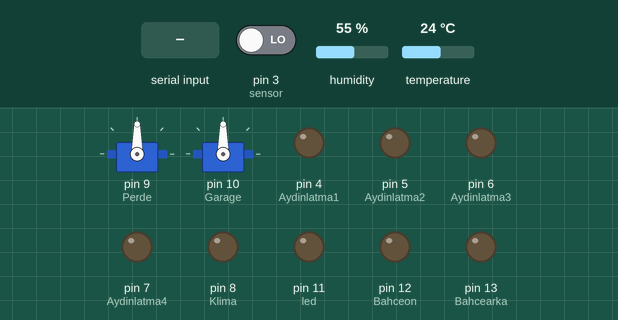
Simulated run of this sketch. Board: Arduino Uno, built with avr-gcc and run on an emulated ATmega328P. Shown: 2 × servo, output pins drawn as LEDs (lit = HIGH). Inputs (shaded band) come from the test bench; at power-on: pin 3 (sensor) LOW, humidity 55 %, temperature 24 °C. What the sketch prints to the serial monitor is not drawn.

Above: at 1.2 s.
1.3 s: pin 3 (sensor) driven HIGH
At 2.0 s:
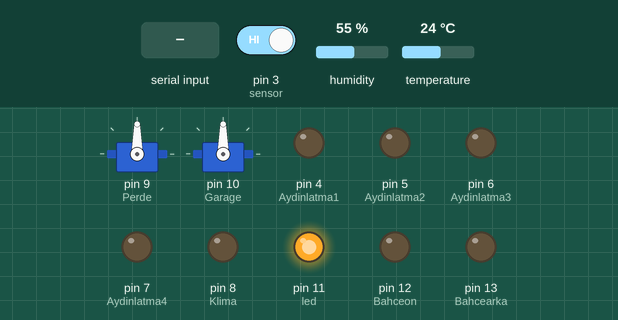
2.8 s: byte 100 ('d') received over Serial
At 3.6 s:
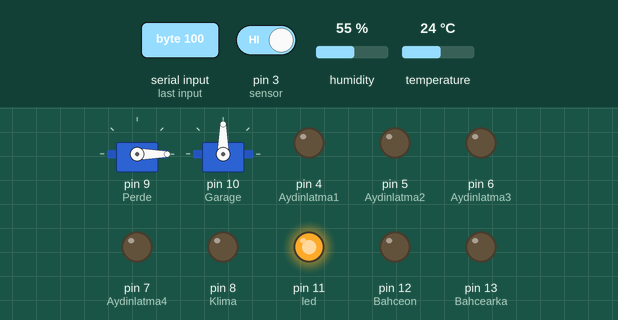
4.4 s: "1" received over Serial
At 5.8 s:
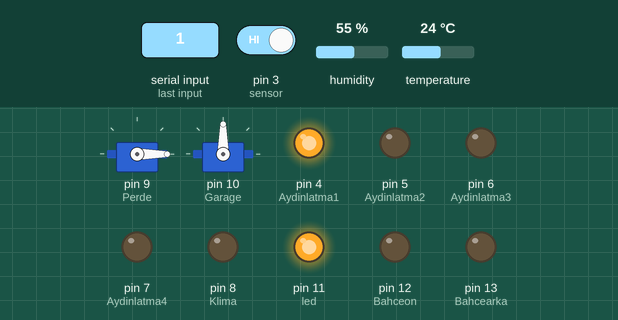
6.1 s: byte 99 ('c') received over Serial
At 6.8 s:
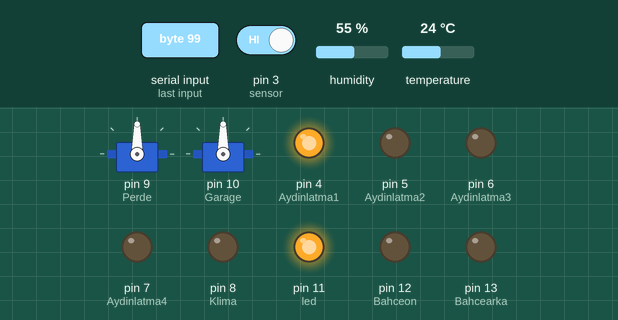
7.8 s: byte 102 ('f') received over Serial
At 9.0 s:
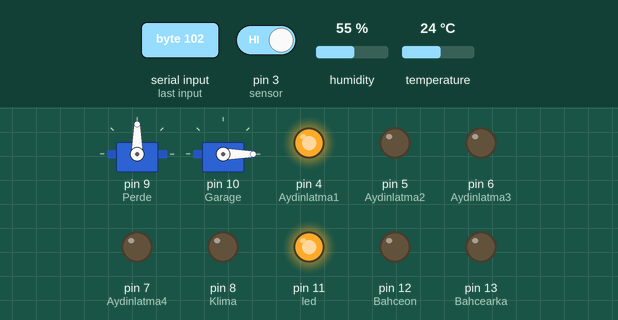
9.5 s: byte 103 ('g') received over Serial
At 10.1 s:
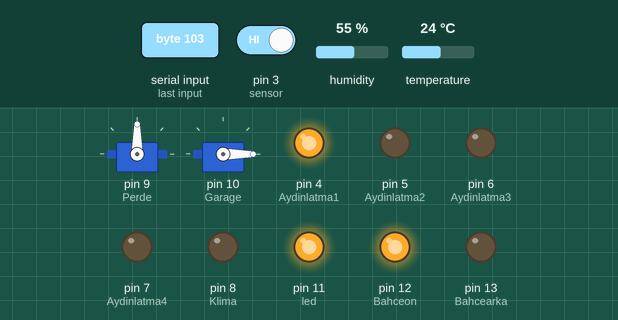
Timing chart, 0 to 12.2 s (numbered marks = the images above; inputs shaded):
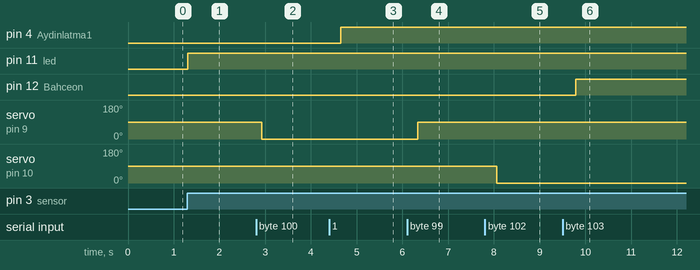

Measured:
- after the input at 1.3 s, pin 11 (led): LOW → HIGH at once
- after the input at 2.8 s, servo on pin 9 (Perde): 90° → 0° after 0.12 s
- after the input at 4.4 s, pin 4 (Aydinlatma1): LOW → HIGH after 0.25 s
- after the input at 6.1 s, servo on pin 9 (Perde): 0° → 90° after 0.23 s
- after the input at 7.8 s, servo on pin 10 (Garage): 90° → 0° after 0.26 s
- after the input at 9.5 s, pin 12 (Bahceon): LOW → HIGH after 0.29 s

The sketch:

TamKod2.ino
```cpp
int Aydinlatma1 = 4;
int Aydinlatma2 = 5;
int Aydinlatma3 = 6;
int Aydinlatma4 = 7;
int Bahceon = 12;
int Bahcearka = 13;
int Klima = 8;


int led = 11;                // the pin that the LED is atteched to
int sensor = 3;              // the pin that the sensor is atteched to
int state = LOW;             // by default, no motion detected
int val = 0;                 // variable to store the sensor status (value)


#include <Servo.h>

Servo Perde;
Servo Garage;

#include <DHT.h>
#include "DHT.h"
#define DHTPIN 2     // pin for connecting dht11/dht22 sensor
#define DHTTYPE DHT11   // DHT 11 : type of sensor you are using
DHT dht(DHTPIN, DHTTYPE);

void setup() {

  pinMode(led, OUTPUT);      // initalize LED as an output
  pinMode(sensor, INPUT);    // initialize sensor as an input

  Serial.begin(9600);
  pinMode(Aydinlatma1,OUTPUT);
   pinMode(Aydinlatma2,OUTPUT);
   pinMode(Aydinlatma3,OUTPUT);
   pinMode(Aydinlatma4,OUTPUT);
   pinMode(Bahceon,OUTPUT);
   pinMode(Bahcearka,OUTPUT);
pinMode(Klima,OUTPUT);

 Perde.attach(9);
 Garage.attach(10);

 dht.begin();
}

void loop() {
 {
  if(Serial.available()>0){
}
char GelenVeri = Serial.read();
delay(100);
if(GelenVeri == '1'){
digitalWrite(Aydinlatma1,HIGH);
}
if(GelenVeri == '2'){
digitalWrite(Aydinlatma1,LOW);
}
if(GelenVeri == '3'){
digitalWrite(Aydinlatma2,HIGH);
}
if(GelenVeri == '4'){
digitalWrite(Aydinlatma2,LOW);
}
if(GelenVeri == '5'){
digitalWrite(Aydinlatma3,HIGH);
}
if(GelenVeri == '6'){
digitalWrite(Aydinlatma3,LOW);
}
if(GelenVeri == '7'){
digitalWrite(Aydinlatma4,HIGH);
}
if(GelenVeri == '8'){
digitalWrite(Aydinlatma4,LOW);
}
if(GelenVeri == 'a'){
digitalWrite(Klima,HIGH);
}
if(GelenVeri == 'b'){
digitalWrite(Klima,LOW);
}
if(GelenVeri == 'c'){
   Perde.write(90);
   delay(15);
 }
if(GelenVeri == 'd'){
   Perde.write(0);
   delay(15);
}
if(GelenVeri == 'e'){
   Garage.write(90);
   delay(15);
 }
if(GelenVeri == 'f'){
   Garage.write(0);
   delay(15);
}
if(GelenVeri == 'g'){
digitalWrite(Bahceon,HIGH);
}
if(GelenVeri == 'h'){
digitalWrite(Bahceon,LOW);
}
if(GelenVeri == 'j'){
digitalWrite(Bahcearka,HIGH);
}
if(GelenVeri == 'k'){
digitalWrite(Bahcearka,LOW);
}
}


  delay(100);// Wait a few seconds for sensor to measure

 val = digitalRead(sensor);   // read sensor value
  if (val == HIGH) {           // check if the sensor is HIGH

    digitalWrite(led, HIGH);   // turn LED ON
    delay(20);                // delay 100 milliseconds

    if (state == LOW) {
      Serial.println("Motion detected!");
      state = HIGH;       // update variable state to HIGH
    }
  }
  else {
      digitalWrite(led, LOW); // turn LED OFF
      delay(50);             // delay 200 milliseconds

      if (state == HIGH){
        Serial.println("Motion stopped!");
        state = LOW;       // update variable state to LOW
    }
  }


  float h = dht.readHumidity();
  // Read temperature as Celsius
  float t = dht.readTemperature();
  // Read temperature as Fahrenheit
  float f = dht.readTemperature();

  // Check if any reads failed and exit early (to try again).
  if (isnan(h) || isnan(t) || isnan(f)) {
    Serial.println("Failed to read from DHT sensor!");
    return;
  }
  float hif = dht.computeHeatIndex(f, h); //compute the heat index, must give temp in fahrenheit

  Serial.print("Nem: ");
  Serial.print(h);
  Serial.print(" %\t");
  delay(10);
  Serial.print("Sıcaklık: ");
  Serial.print(t);
  Serial.print(" santigrat derece ");
    delay(10);
}
```
